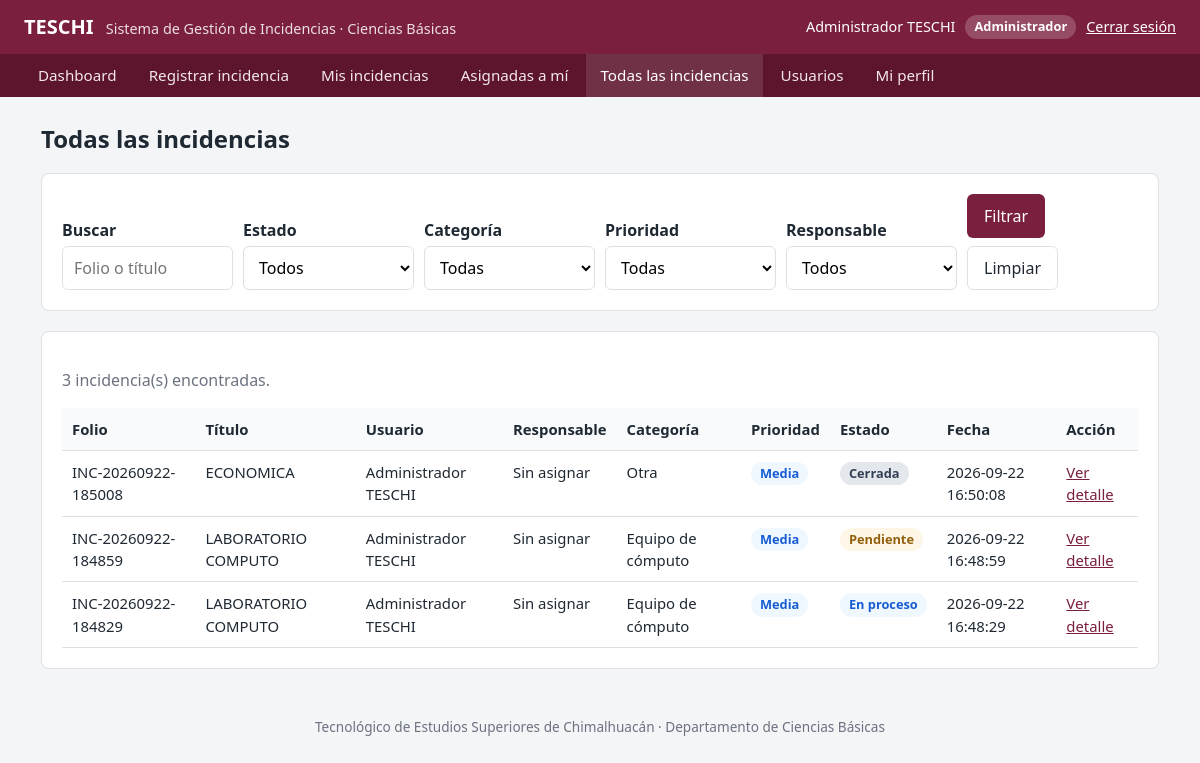
Screenshot of /todas_incidencias.php (signed in) with the database file from the repository.
### tables this page shows
CREATE TABLE `incidencias` (
  `id` int(11) NOT NULL,
  `folio` varchar(30) NOT NULL,
  `usuario_id` int(11) NOT NULL,
  `categoria_id` int(11) NOT NULL,
  `prioridad_id` int(11) NOT NULL,
  `estado_id` int(11) NOT NULL,
  `titulo` varchar(200) NOT NULL,
  `descripcion` text NOT NULL,
  `ubicacion` varchar(200) DEFAULT NULL,
  `responsable_id` int(11) DEFAULT NULL,
  `fecha_registro` timestamp NOT NULL DEFAULT current_timestamp(),
  `fecha_actualizacion` timestamp NOT NULL DEFAULT current_timestamp() ON UPDATE current_timestamp(),
  `fecha_cierre` datetime DEFAULT NULL
);

CREATE TABLE `categorias` (
  `id` int(11) NOT NULL,
  `nombre` varchar(100) NOT NULL,
  `descripcion` varchar(255) DEFAULT NULL,
  `activo` tinyint(1) DEFAULT 1
);

CREATE TABLE `prioridades` (
  `id` int(11) NOT NULL,
  `nombre` varchar(50) NOT NULL,
  `nivel` int(11) NOT NULL
);

CREATE TABLE `estados_incidencia` (
  `id` int(11) NOT NULL,
  `nombre` varchar(50) NOT NULL,
  `descripcion` varchar(255) DEFAULT NULL
);

### app/helpers/auth.php (called while the page is built, shortened)
<?php
function e($valor)
{
    return htmlspecialchars((string) ($valor ?? ""), ENT_QUOTES, "UTF-8");
}
function claseEstado($estado)
{
    $clases = [
        "Pendiente" => "badge-pendiente",
        "En revisión" => "badge-revision",
        "Asignada" => "badge-asignada",
        "En proceso" => "badge-proceso",
        "Resuelta" => "badge-resuelta",
        "Cerrada" => "badge-cerrada",
        "Cancelada" => "badge-cancelada"
    ];
    return $clases[$estado] ?? "";
}
function clasePrioridad($prioridad)
{
    $clases = [
        "Baja" => "badge-baja",
        "Media" => "badge-media",
        "Alta" => "badge-alta",
        "Crítica" => "badge-critica"
    ];
    return $clases[$prioridad] ?? "";
}

### public/todas_incidencias.php (the view, shortened to what this page needs)
<?php
require_once "../app/helpers/auth.php";
$incidencias = [];
$error = "";
$filtro_texto = trim($_GET["q"] ?? "");
try {
    $database = new Database();
    $conn = $database->conectar();
    $condiciones = [];
    $parametros = [];
    $sql = "
        SELECT
            i.id,
            i.folio,
            i.titulo,
            i.fecha_registro,
            CONCAT(u.nombre, ' ', COALESCE(u.apellido_paterno, '')) AS usuario,
            CONCAT(r.nombre, ' ', COALESCE(r.apellido_paterno, '')) AS responsable,
            c.nombre AS categoria,
            p.nombre AS prioridad,
            e.nombre AS estado
        FROM incidencias i
        INNER JOIN usuarios u
            ON i.usuario_id = u.id
        LEFT JOIN usuarios r
            ON i.responsable_id = r.id
        INNER JOIN categorias c
            ON i.categoria_id = c.id
        INNER JOIN prioridades p
            ON i.prioridad_id = p.id
        INNER JOIN estados_incidencia e
            ON i.estado_id = e.id
        " . ($condiciones ? "WHERE " . implode(" AND ", $condiciones) : "") . "
        ORDER BY i.fecha_registro DESC
    ";
    $stmt = $conn->prepare($sql);
    $stmt->execute($parametros);
    $incidencias = $stmt->fetchAll(PDO::FETCH_ASSOC);
} catch (PDOException $e) {
    $error = "No se pudieron consultar las incidencias.";
}
require_once "../app/views/layouts/header.php";
?>
<div class="encabezado-pagina">
    <h1>Todas las incidencias</h1>
</div>
<section class="tarjeta">
    <form method="GET" class="filtros">
        <div>
            <label for="q">Buscar</label>
            <input
                type="search"
                id="q"
                name="q"
                value="<?= e($filtro_texto) ?>"
                placeholder="Folio o título"
            >
        </div>
        <div>
            <label for="estado_id">Estado</label>
            <select id="estado_id" name="estado_id">
                <option value="">Todos</option>
            </select>
        </div>
        <div>
            <label for="categoria_id">Categoría</label>
            <select id="categoria_id" name="categoria_id">
                <option value="">Todas</option>
            </select>
        </div>
        <div>
            <label for="prioridad_id">Prioridad</label>
            <select id="prioridad_id" name="prioridad_id">
                <option value="">Todas</option>
            </select>
        </div>
        <div>
            <label for="responsable_id">Responsable</label>
            <select id="responsable_id" name="responsable_id">
                <option value="">Todos</option>
            </select>
        </div>
        <div class="acciones">
            <button type="submit" class="btn btn-primary">Filtrar</button>
            <a href="todas_incidencias.php" class="btn btn-secundario">Limpiar</a>
        </div>
    </form>
</section>
<section class="tarjeta">
    <?php if ($error): ?>
        <div class="alerta alerta-error"><?= e($error) ?></div>
    <?php elseif (empty($incidencias)): ?>
        <p>No se encontraron incidencias.</p>
    <?php else: ?>
        <p class="texto-suave"><?= count($incidencias) ?> incidencia(s) encontradas.</p>
        <div class="tabla-contenedor">
            <table class="tabla">
                <thead>
                    <tr>
                        <th>Folio</th>
                        <th>Título</th>
                        <th>Usuario</th>
                        <th>Responsable</th>
                        <th>Categoría</th>
                        <th>Prioridad</th>
                        <th>Estado</th>
                        <th>Fecha</th>
                        <th>Acción</th>
                    </tr>
                </thead>
                <tbody>
                    <?php foreach ($incidencias as $incidencia): ?>
                        <tr>
                            <td><?= e($incidencia["folio"]) ?></td>
                            <td><?= e($incidencia["titulo"]) ?></td>
                            <td><?= e($incidencia["usuario"]) ?></td>
                            <td><?= e($incidencia["responsable"] ?: "Sin asignar") ?></td>
                            <td><?= e($incidencia["categoria"]) ?></td>
                            <td>
                                <span class="badge <?= clasePrioridad($incidencia["prioridad"]) ?>">
                                    <?= e($incidencia["prioridad"]) ?>
                                </span>
                            </td>
                            <td>
                                <span class="badge <?= claseEstado($incidencia["estado"]) ?>">
                                    <?= e($incidencia["estado"]) ?>
                                </span>
                            </td>
                            <td><?= e($incidencia["fecha_registro"]) ?></td>
                            <td>
                                <a href="detalle_incidencia.php?id=<?= (int) $incidencia["id"] ?>">
                                    Ver detalle
                                </a>
                            </td>
                        </tr>
                    <?php endforeach; ?>
                </tbody>
            </table>
        </div>
    <?php endif; ?>
</section>
<?php require_once "../app/views/layouts/footer.php"; ?>

### public/css/style.css (style rules this page uses)
:root { --color-primario: #7a1f3d; --color-primario-oscuro: #5c152d; --color-fondo: #f4f5f7; --color-tarjeta: #ffffff; --color-texto: #1f2933; --color-suave: #6b7280; --color-borde: #dde1e6; --color-exito: #1e7b4d; --color-error: #b42318; --radio: 8px; }
* { box-sizing: border-box; }
body { margin: 0; font-family: "Segoe UI", Roboto, Arial, sans-serif; background: var(--color-fondo); color: var(--color-texto); line-height: 1.5; }
a { color: var(--color-primario); }
.tarjeta { background: var(--color-tarjeta); border: 1px solid var(--color-borde); border-radius: var(--radio); padding: 20px; margin-bottom: 20px; }
.encabezado-pagina { display: flex; flex-wrap: wrap; justify-content: space-between; align-items: center; gap: 12px; margin-bottom: 16px; }
.encabezado-pagina h1 { margin: 0; font-size: 1.5rem; }
.texto-suave { color: var(--color-suave); }
label { display: block; font-weight: 600; margin-bottom: 4px; }
input[type="text"], input[type="email"], input[type="password"], input[type="tel"], input[type="search"], select, textarea { width: 100%; padding: 9px 11px; border: 1px solid var(--color-borde); border-radius: 6px; font: inherit; background: #fff; }
.filtros { display: grid; grid-template-columns: repeat(auto-fit, minmax(170px, 1fr)); gap: 10px; align-items: end; }
.btn { display: inline-block; padding: 9px 16px; border: 1px solid transparent; border-radius: 6px; font: inherit; cursor: pointer; text-decoration: none; text-align: center; }
.btn-primary { background: var(--color-primario); color: #fff; }
.btn-secundario { background: #fff; border-color: var(--color-borde); color: var(--color-texto); }
.acciones { display: flex; flex-wrap: wrap; gap: 8px; }
.tabla-contenedor { overflow-x: auto; }
table.tabla { width: 100%; border-collapse: collapse; background: var(--color-tarjeta); font-size: 0.93rem; }
.tabla th, .tabla td { padding: 10px; border-bottom: 1px solid var(--color-borde); text-align: left; vertical-align: top; }
.tabla th { background: #f9fafb; font-weight: 600; white-space: nowrap; }
.badge { display: inline-block; padding: 2px 9px; border-radius: 999px; font-size: 0.8rem; font-weight: 600; background: #eef0f3; color: #374151; white-space: nowrap; }
.badge-pendiente { background: #fef6e7; color: #93600b; }
.badge-proceso { background: #eff8ff; color: #175cd3; }
.badge-cerrada { background: #e4e7ec; color: #344054; }
.badge-media { background: #eff8ff; color: #175cd3; }

### rows the page displays
incidencias: folio "INC-20260922-185008", titulo "ECONOMICA", usuario "Administrador TESCHI", responsable "Sin asignar", categoria.nombre "Otra", prioridad.nombre "Media", estado.nombre "Cerrada", fecha_registro "2026-09-22 16:50:08"
incidencias: folio "INC-20260922-184859", titulo "LABORATORIO COMPUTO", usuario "Administrador TESCHI", responsable "Sin asignar", categoria.nombre "Equipo de cómputo", prioridad.nombre "Media", estado.nombre "Pendiente", fecha_registro "2026-09-22 16:48:59"
incidencias: folio "INC-20260922-184829", titulo "LABORATORIO COMPUTO", usuario "Administrador TESCHI", responsable "Sin asignar", categoria.nombre "Equipo de cómputo", prioridad.nombre "Media", estado.nombre "En proceso", fecha_registro "2026-09-22 16:48:29"

### other values shown
$_SESSION["nombre"] . " " . ($_SESSION["apellido_paterno"] ?? "") "Administrador TESCHI"
$_SESSION["rol"] "Administrador"
$texto "Dashboard"
$texto "Registrar incidencia"
$texto "Mis incidencias"
$texto "Asignadas a mí"
$texto "Todas las incidencias"
$texto "Usuarios"
$texto "Mi perfil"
count($incidencias) "3"
